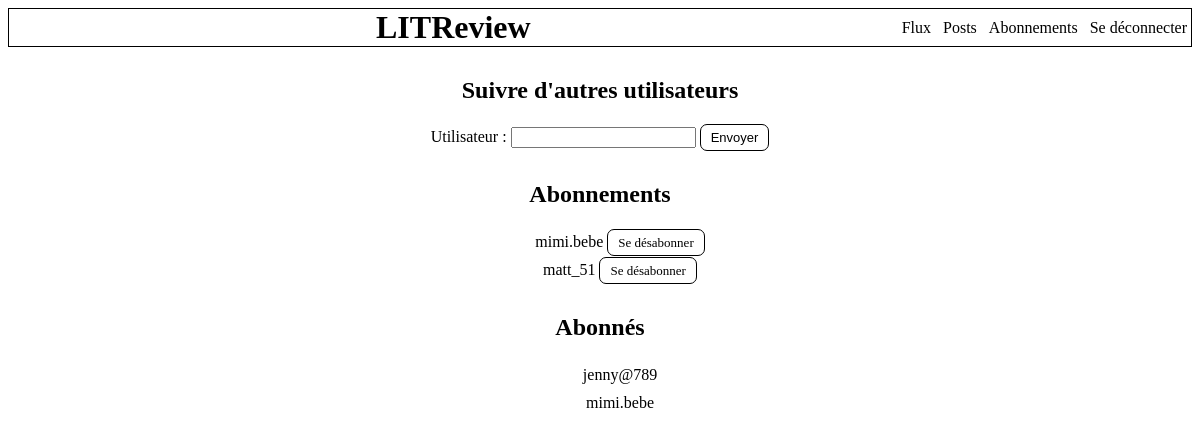
Page /abonnements/ (signed in) on the committed database.
### connexion/models.py (models this page shows)
class Abonnement(models.Model):
    user = models.ForeignKey(to=settings.AUTH_USER_MODEL,
                             on_delete=models.CASCADE,
                             related_name="qui_suit")
    user_suivi = models.ForeignKey(to=settings.AUTH_USER_MODEL,
                                   on_delete=models.CASCADE,
                                   related_name="suivi_par")
    class Meta:
        unique_together = ("user", "user_suivi")

class User(AbstractUser):
    abonnement = models.ManyToManyField("self", through="Abonnement",
                                        symmetrical=False)

### connexion/views.py (the view, shortened to what this page needs)
# urls.py: path("abonnements/", connexion.views.suivre_user, name="abonnements"),
@login_required
def suivre_user(request):
    form = forms.AbonnementForm()
    connecte = request.user
    abonnements = models.Abonnement.objects.all()
    abonnes = connecte.suivi_par.all()
    context = {"form": form, "abonnements": abonnements, "abonnés": abonnes}
    return render(request, "abonnements.html", context=context)

### connexion/forms.py
class AbonnementForm(forms.Form):
    utilisateur = forms.CharField(max_length=150)

### connexion/templates/abonnements.html (shortened to what this page needs)
{% extends "base.html" %}
{% block content %}
<div id="page_abonnements">
    <section id="suivre_user">
        <h2>Suivre d'autres utilisateurs</h2>
        <form method="post">
            {{ form }}
            <button class="bouton" type="submit">Envoyer</button>
        </form>
    </section>
    <section id="abonnements">
        <h2>Abonnements</h2>
        <ul>
            {% if abonnements %}
                {% for abonnement in abonnements %}
                    {% if user == abonnement.user %}
                        <li>
                            {{ abonnement.user_suivi.username }}
                            <a class="bouton"
                               href="{% url 'désabonnement' abonnement.id %}">
                                Se désabonner</a>
                        </li>
                    {% endif %}
                {% endfor %}
            {% else %}
                <li>vous n'êtes abonné à personne</li>
            {% endif %}
        </ul>
    </section>
    <section id="abonnes">
        <h2>Abonnés</h2>
        <ul>
            {% if abonnés %}
                {% for abonné in abonnés %}
                    <li>
                        {{ abonné.user.username }}
                    </li>
                {% endfor %}
            {% else %}
                <li>personne ne s'est abonné à vous pour le moment</li>
            {% endif %}
        </ul>
    </section>
</div>
{% endblock content %}

### LITReview/static/styles.css (style rules this page uses)
* { font-family: "Arial", "Georgia", "sans-serif" box-sizing: border-box; }
.bouton { color: black; text-decoration: none; font-size: small; background-color: white; border: 1px black solid; border-radius: 7px; padding: 5px 10px 5px 10px; }
#formulaire_inscription h1, #page_abonnements, #page_désabonnement { text-align: center; }
#suivre_user, #abonnements, #abonnes { margin-top: 30px; }
#abonnements ul, #abonnes ul { list-style-type: none; }
#abonnements li, #abonnes li { padding: 5px; }

### rows in the picture
Abonnement: user_suivi.username "mimi.bebe"
Abonnement: user_suivi.username "matt_51"
Abonnement: user.username "jenny@789"
Abonnement: user.username "mimi.bebe"
